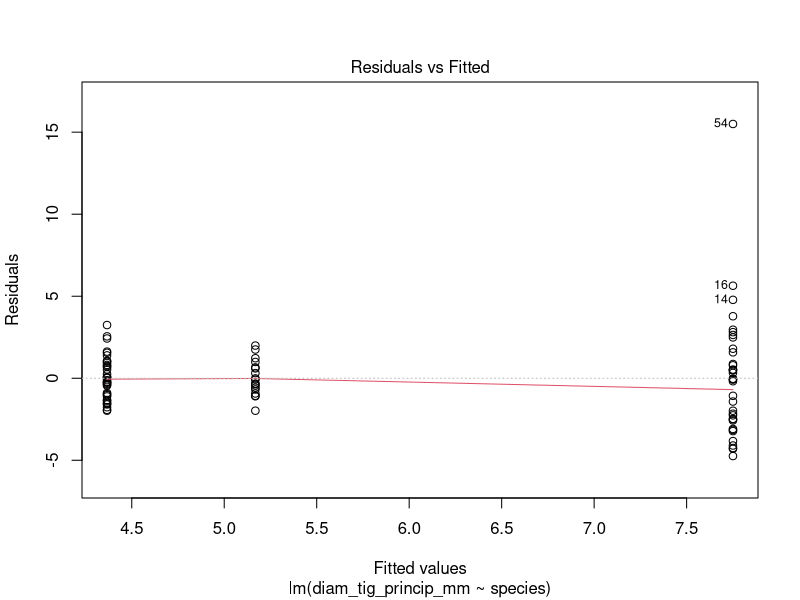
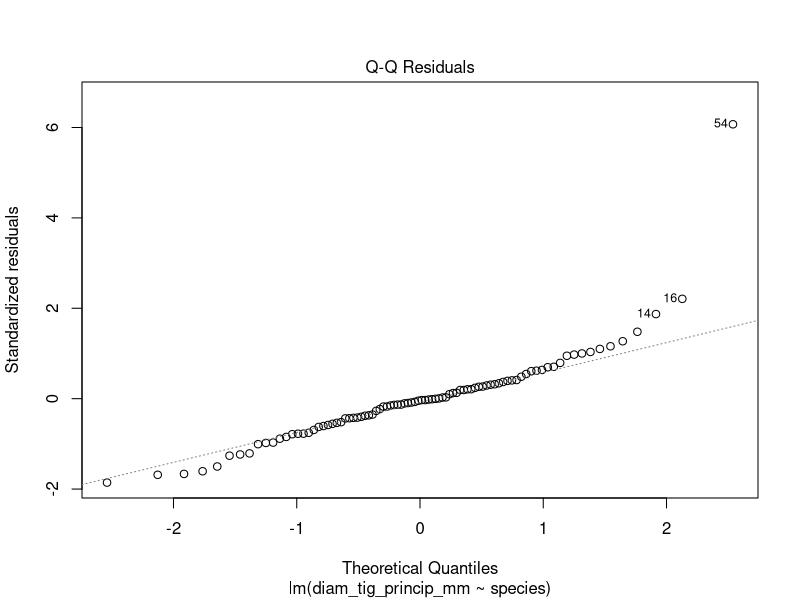
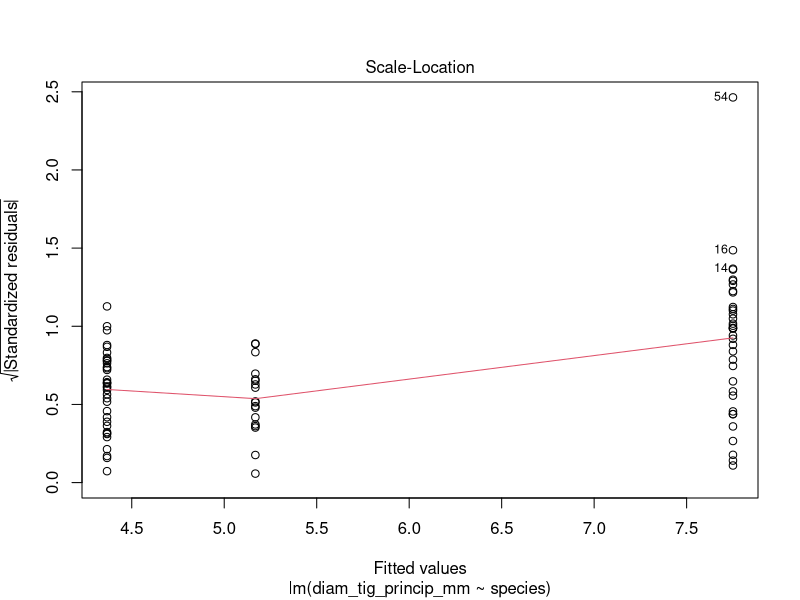
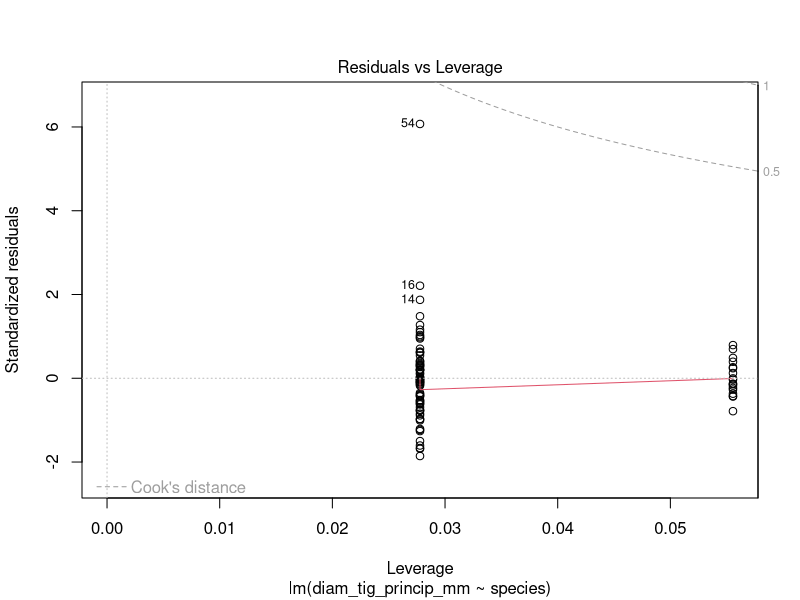
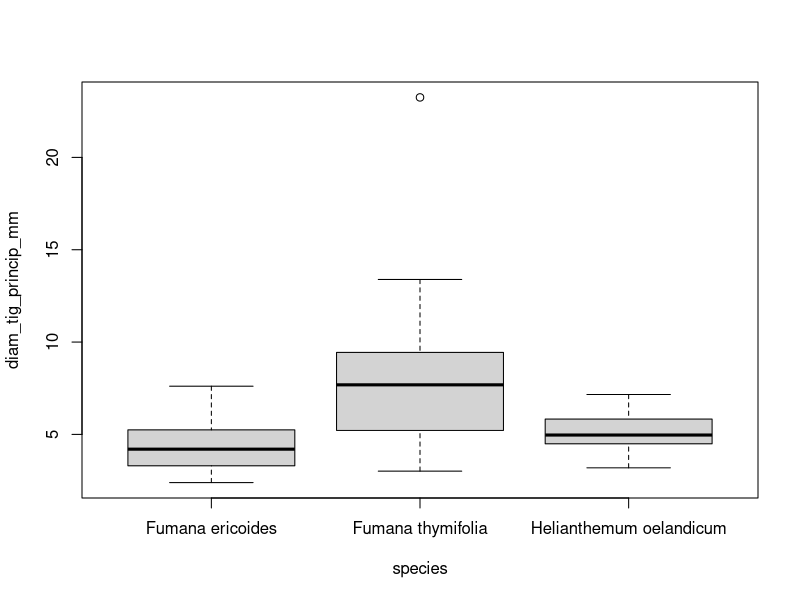
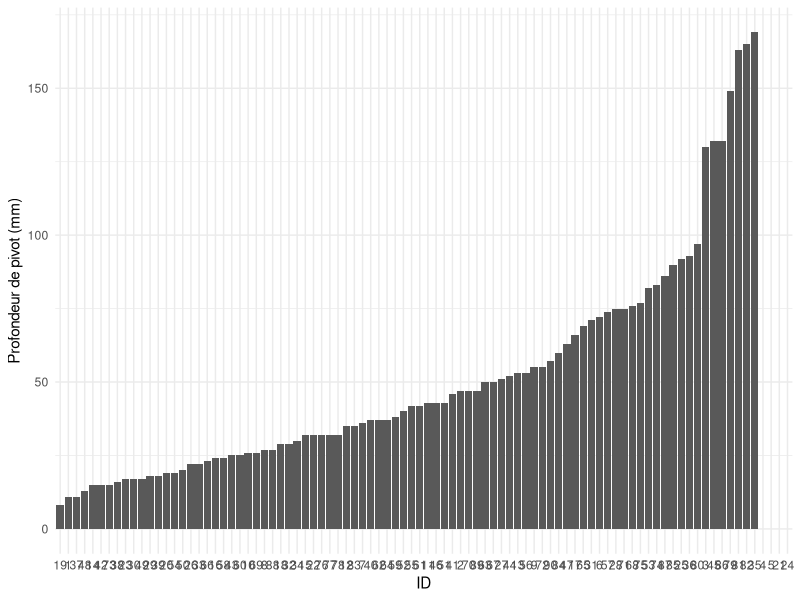
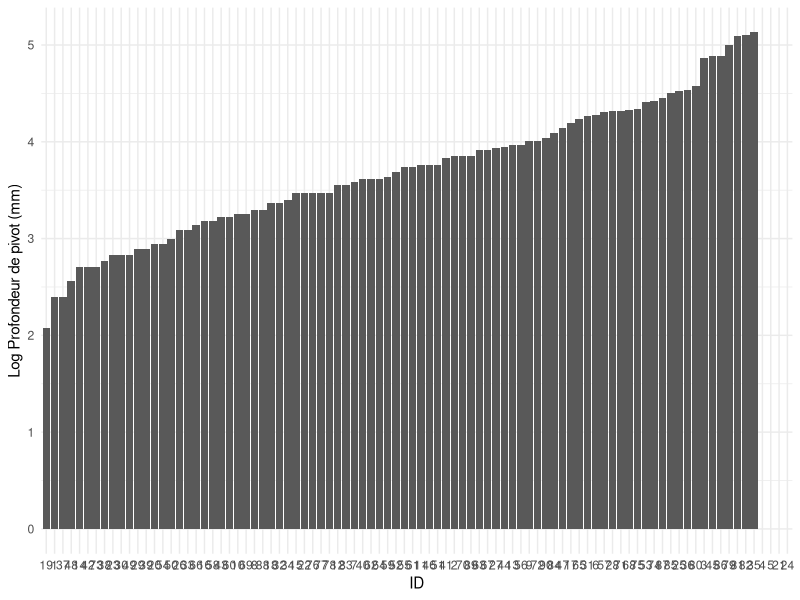
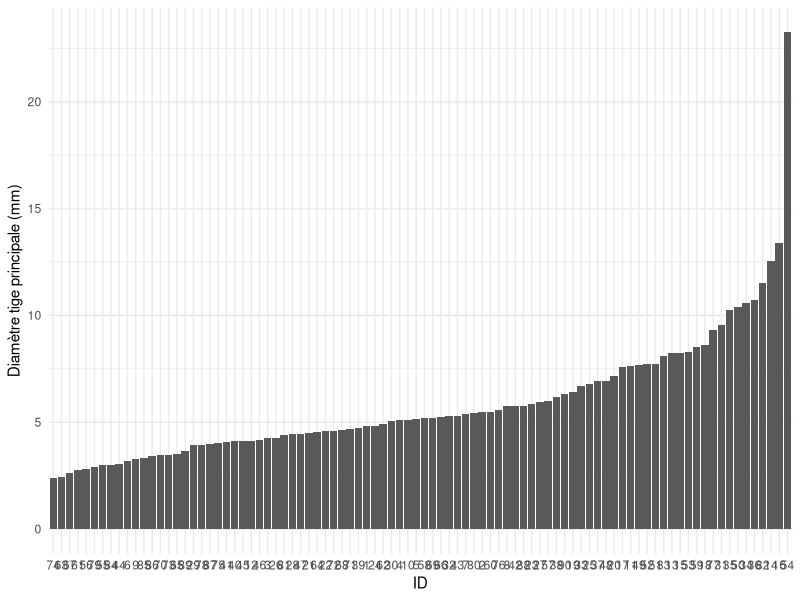

R code for these plots, in order:
archi <- read.csv(file = "archi1.csv", header = T, stringsAsFactors = T, dec = ",")

library(multcomp)
library(lmtest)



#####Species effect####
mod1 <- lm(diam_tig_princip_mm ~ species, data = archi)
mod1_aov <- aov(diam_tig_princip_mm ~ species, data = archi)

anova(mod1)
plot(mod1)
#kind of good, 3 outliers
summary(mod1)
boxplot(diam_tig_princip_mm ~ species, data = archi)



tuk1 <- glht(mod1_aov, linfct = mcp(species = "Tukey"))
# test de Tukey:
summary(tuk1) 

tuk.cld1 <- cld(tuk1, decreasing = TRUE)   
tuk.cld1 $mcletters$Letters
# old.par <- par(mai=c(1,1,2,1), no.readonly=TRUE)
# plot(tuk.cld)




library(tidyverse)
archi %>%
  arrange(prof_pivot_mm)

library(ggplot2)

#Profondeur de pivot
archi %>%
  arrange(prof_pivot_mm) %>%
  ggplot(aes(x = reorder(num, prof_pivot_mm), y = prof_pivot_mm)) +
  geom_bar(stat = "identity") +
  labs(x = "ID", y = "Profondeur de pivot (mm)") +
  theme_minimal()

archi %>%
  mutate(prof_pivot_log = log(prof_pivot_mm)) %>%
  arrange(prof_pivot_log) %>%
  ggplot(aes(x = reorder(num, prof_pivot_log), y = prof_pivot_log)) +
  geom_bar(stat = "identity") +
  labs(x = "ID", y = "Log Profondeur de pivot (mm)") +
  theme_minimal()


#Diamètre tige principale
archi %>%
  arrange(diam_tig_princip_mm) %>%
  ggplot(aes(x = reorder(num, diam_tig_princip_mm), y = diam_tig_princip_mm)) +
  geom_bar(stat = "identity") +
  labs(x = "ID", y = "Diamètre tige principale (mm)") +
  theme_minimal()

archi %>%
  mutate(diam_tig_princip_log = log(diam_tig_princip_mm)) %>%
  arrange(diam_tig_princip_log) %>%
  ggplot(aes(x = reorder(num, diam_tig_princip_log), y = diam_tig_princip_log)) +
  geom_bar(stat = "identity") +
  labs(x = "ID", y = "Log Diamètre tige principale (mm)") +
  theme_minimal()



plot(log(archi$diam_tig_princip_mm), log(archi$prof_pivot_mm))

archi <- archi %>%
  mutate(prof_pivot_log = log(prof_pivot_mm)) %>%
  mutate(diam_tig_princip_log = log(diam_tig_princip_mm))



#######
mod10 <- lm(prof_pivot_log ~ diam_tig_princip_log, data = archi)
plot(mod10)
shapiro.test(mod10$residuals)
bptest(mod10)
dwtest(mod10)
#p < 0.05, il y a auto-corrélation des résidus du modèle linéaire. Sinon, tout semble bon

anova(mod10)
summary(mod10)     

plot(prof_pivot_log ~ diam_tig_princip_log, data = archi, col="blue")
abline(mod10, col="red")



#######
mod11 <- lm(prof_pivot_log ~ diam_tig_princip_log * species, data = archi)
plot(mod11)
shapiro.test(mod11$residuals)
bptest(mod11)
dwtest(mod11)
#p passe > 0.05, il n'y a plus auto-corrélation des résidus du modèle linéaire.

anova(mod11)
summary(mod11)     
#R² : 0.25


# Define the range for the predictor
diam_range <- seq(min(archi$diam_tig_princip_log, na.rm = TRUE), 
                  max(archi$diam_tig_princip_log, na.rm = TRUE), 
                  length.out = 100)

# Create a new data frame for predictions
new_data <- expand.grid(diam_tig_princip_log = diam_range,
                        species = unique(archi$species))

# Get predictions
new_data$predicted_prof <- predict(mod11, newdata = new_data)

species_colors <- c("red", "green", "purple")  # Adjust colors as needed
names(species_colors) <- unique(archi$species)

# Plot the original data with points colored by species
plot(prof_pivot_log ~ diam_tig_princip_log, data = archi, pch = 16,
     col = species_colors[archi$species], 
     xlab = "diam_tig_princip_log", ylab = "prof_pivot_log")

# Add lines for each species
species_colors <- c("red", "green", "purple")  # Set a color for each species
for(i in seq_along(unique(new_data$species))) {
  species <- unique(new_data$species)[i]
  lines(new_data$diam_tig_princip_log[new_data$species == species], 
        new_data$predicted_prof[new_data$species == species], 
        col = species_colors[i], lwd = 2)
}

# Add a legend
legend("topright", legend = unique(new_data$species), col = species_colors, 
       lwd = 2, title = "Species")



#######
mod12 <- lm(prof_pivot_log ~ diam_tig_princip_log * site_type, data = archi)
plot(mod12)
shapiro.test(mod12$residuals)
bptest(mod12)
dwtest(mod12)
#p passe > 0.05, il n'y a plus auto-corrélation des résidus du modèle linéaire.

anova(mod12)
#Interaction pas significative : on l'enlève

mod13 <- lm(prof_pivot_log ~ diam_tig_princip_log + site_type, data = archi)
plot(mod13)
shapiro.test(mod13$residuals)
bptest(mod13)
dwtest(mod13)

anova(mod13)
summary(mod13)     
#R² : 0.14



# Define the range for the predictor
diam_range13 <- seq(min(archi$diam_tig_princip_log, na.rm = TRUE), 
                  max(archi$diam_tig_princip_log, na.rm = TRUE), 
                  length.out = 100)

# Create a new data frame for predictions
new_data13 <- expand.grid(diam_tig_princip_log = diam_range,
                        site_type = unique(archi$site_type))

# Get predictions
new_data13$predicted_prof <- predict(mod13, newdata = new_data13)

site_colors <- c("red", "green", "purple")  
names(site_colors) <- unique(archi$site_type)

# Plot the original data with points colored by species
plot(prof_pivot_log ~ diam_tig_princip_log, data = archi, pch = 16,
     col = site_colors[archi$site_type], 
     xlab = "diam_tig_princip_log", ylab = "prof_pivot_log")

# Add lines for each species
site_colors <- c("red", "green", "purple")  
for(i in seq_along(unique(new_data13$site_type))) {
  site_type <- unique(new_data13$site_type)[i]
  lines(new_data13$diam_tig_princip_log[new_data13$site_type == site_type], 
        new_data13$predicted_prof[new_data13$site_type == site_type], 
        col = site_type[i], lwd = 2)
}

# Add a legend
legend("topright", legend = unique(new_data13$site_type), col = site_colors, 
       lwd = 2, title = "Species")



#####



archi %>%
  arrange(diam_tig_lat_mm) %>%
  ggplot(aes(x = reorder(num, diam_tig_lat_mm), y = diam_tig_lat_mm)) +
  geom_bar(stat = "identity") +
  labs(x = "ID", y = "Diamètre tige principale (mm)") +
  theme_minimal()

archi %>%
  mutate(diam_tig_lat_log = log(diam_tig_lat_mm)) %>%
  arrange(diam_tig_lat_log) %>%
  ggplot(aes(x = reorder(num, diam_tig_lat_log), y = diam_tig_lat_log)) +
  geom_bar(stat = "identity") +
  labs(x = "ID", y = "Log Diamètre tige principale (mm)") +
  theme_minimal()



archi <- archi %>%
  mutate(diam_tig_lat_log = log(diam_tig_lat_mm))



mod14 <- lm(diam_tig_princip_log ~ diam_tig_lat_log, data = archi)
plot(mod14)
shapiro.test(mod14$residuals)
bptest(mod14)
dwtest(mod14)
#p passe > 0.05, il n'y a plus auto-corrélation des résidus du modèle linéaire.

anova(mod14)
summary(mod14)

plot(diam_tig_princip_log ~ diam_tig_lat_log, data = archi)
abline(mod14)
